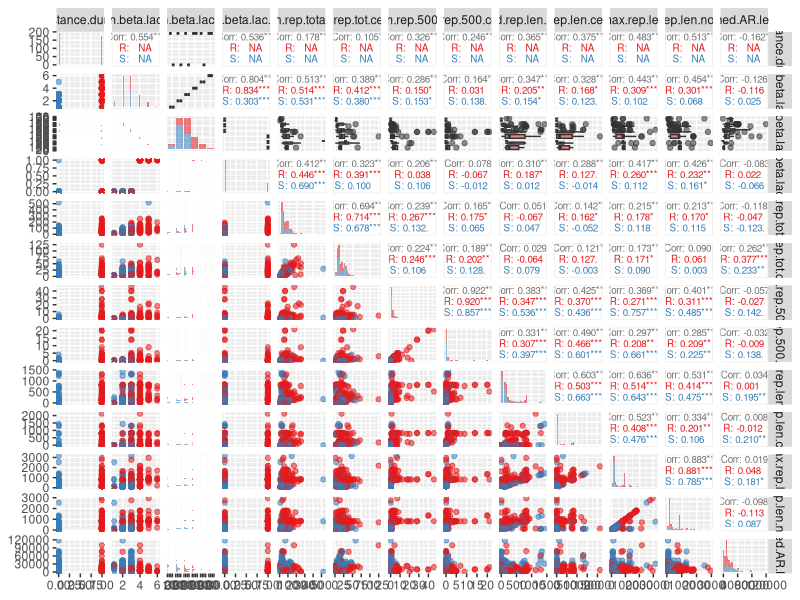

Here is the R script that generated this plot: (Note: this script raises an error after producing the figure.)
## ---- chunk 1
knitr::opts_chunk$set(fig.width = 10, fig.height = 5, message = F, warning = F, cache = T)
library(tidyverse)
library(caret)
library(car)
library(GGally)
## ---- chunk 2
feat_amp <- read_csv("tables/features_amp_strain.csv")
feat_amp <- rename(feat_amp, n.plasmids="n_plasmids") %>% relocate(n.plasmids, .before="n.rep.total")

# create dummy from original target
feat_amp$resistance.dummy <- ifelse(feat_amp$resistance=="R", 1, 0)
feat_amp <- relocate(feat_amp, resistance.dummy, .before="n.beta.lac")

# BL counts as an ordered factor
feat_amp$n.beta.lac.f <- factor(feat_amp$n.beta.lac, ordered = T, levels = c(1,2,3,4,5,6))
feat_amp <- relocate(feat_amp, n.beta.lac.f, .before="n.plasmids")

# resistance as factor
feat_amp$resistance <- as.factor(feat_amp$resistance)

# BL counted as binary > 3
feat_amp$n.beta.lac.3 <- ifelse(feat_amp$n.beta.lac > 3, 1, 0)
feat_amp <- relocate(feat_amp, n.beta.lac.3, .before="n.plasmids")

feat_amp
## ---- chunk 3
# use GGally

ggpairs(feat_amp, 
        columns=c(4,5,6,7,9,10,15,16,22,23,25,27,28), 
        aes(color=resistance, alpha=0.2, dotsize=0.02), 
        upper = list(continuous = wrap("cor", size = 2.5)),
        diag=list(continuous ="barDiag"))+
  scale_color_brewer(palette = "Set1")+
  scale_fill_brewer(palette = "Set1")
## ---- chunk 4
feat_selected <- feat_amp %>% select(c(resistance, n.beta.lac.3, n.plasmids, med.rep.len, med.tot.rep.len, max.rep.len, n.rep.total, med.AR.len.cen))

# NAs in `med.tot.rep.len` and in `med.AR.len.cen` should be replaced with 0s
feat_selected$med.tot.rep.len <- ifelse(is.na(feat_selected$med.tot.rep.len), 0, feat_selected$med.tot.rep.len)
feat_selected$med.AR.len.cen <- ifelse(is.na(feat_selected$med.AR.len.cen), 0, feat_selected$med.AR.len.cen)

summary(feat_selected)
## ---- chunk 5
set.seed(100)

inTrain <- createDataPartition(y = feat_selected$resistance, p=0.7, list=FALSE)


training <- feat_selected[inTrain,]
testing <- feat_selected[-inTrain,]
## ---- chunk 6
fitControl_roc <- trainControl(## 5-fold CV
                           method = "repeatedcv",
                           number = 5,
                           ## repeated ten times
                           repeats = 10, 
                           allowParallel = T,
                           classProbs = T,
                           summaryFunction = twoClassSummary)

fitControl_acc <- trainControl(## 5-fold CV
                           method = "repeatedcv",
                           number = 5,
                           ## repeated ten times
                           repeats = 10, 
                           allowParallel = T)
## ---- chunk 7
set.seed(100)

Fit1 <- train(resistance ~ n.beta.lac.3 + med.AR.len.cen + max.rep.len, data = training, 
                 method = "regLogistic", 
                 trControl = fitControl_roc,
                 verbose = FALSE,
                 metric="ROC")
Fit1
## ---- chunk 8
Fit1$finalModel$W
## ---- chunk 9
set.seed(100)

Fit1_acc <- train(resistance ~ n.beta.lac.3 + med.AR.len.cen + max.rep.len, data = training, 
                 method = "regLogistic", 
                 trControl = fitControl_acc,
                 verbose = FALSE,
                 metric="Accuracy")
Fit1_acc
## ---- chunk 10
Fit1_acc$finalModel$W
## ---- chunk 11

predClasses <- predict(Fit1, newdata=testing)

confusionMatrix(data = predClasses, 
                reference = testing$resistance,
                mode="everything",
                positive="R")
## ---- chunk 12

predClasses_acc <- predict(Fit1_acc, newdata=testing)

confusionMatrix(data = predClasses_acc, 
                reference = testing$resistance,
                mode="everything",
                positive="R")
## ---- chunk 13
feat_amp <- select(feat_amp, -c(strain, AB, resistance.dummy))

skimr::skim_to_wide(feat_amp)
## ---- chunk 14
# make it by hand
feat_amp$n.rep.tot.cen <- ifelse(is.na(feat_amp$n.rep.tot.cen), 0, feat_amp$n.rep.tot.cen)

feat_amp$n.rep.tot.non.cen <- ifelse(is.na(feat_amp$n.rep.tot.non.cen), 0, feat_amp$n.rep.tot.non.cen)

feat_amp$med.tot.rep.len <- ifelse(is.na(feat_amp$med.tot.rep.len), 0, feat_amp$med.tot.rep.len)

feat_amp$med.AR.len.cen <- ifelse(is.na(feat_amp$med.AR.len.cen), 0, feat_amp$med.AR.len.cen)

feat_amp$ampC.med.tot.rep.len <- ifelse(is.na(feat_amp$ampC.med.tot.rep.len), 0, feat_amp$ampC.med.tot.rep.len)
## ---- chunk 15
# exclude resistance, n.beta.lac.3, n.beta.lac.f
feat_amp_proc <- feat_amp[, c(2, 5:36)]

descrCor <- cor(feat_amp_proc)
summary(descrCor[upper.tri(descrCor)])
## ---- chunk 16
highlyCorDescr <- findCorrelation(descrCor, cutoff = .75)

feat_amp_proc <- feat_amp_proc[,-highlyCorDescr]

# check new correlations
descrCor2 <- cor(feat_amp_proc)
summary(descrCor2[upper.tri(descrCor2)])
## ---- chunk 17
feat_amp_proc$n.beta.lac.3 <- feat_amp$n.beta.lac.3

feat_amp_proc$resistance <- feat_amp$resistance
## ---- chunk 18
set.seed(101)

inTrain <- createDataPartition(feat_amp_proc$resistance, p=0.8, list=FALSE)


training <- feat_amp_proc[inTrain,]
testing <- feat_amp_proc[-inTrain,]
## ---- chunk 19
featurePlot(x = training[, 1:20], 
            y = training$resistance, 
            plot = "box",
            strip=strip.custom(par.strip.text=list(cex=.7)),
            scales = list(x = list(relation="free"), 
                          y = list(relation="free")))
## ---- chunk 20
featurePlot(x = training[, 1:20], 
            y = training$resistance, 
            plot = "density",
            strip=strip.custom(par.strip.text=list(cex=.7)),
            scales = list(x = list(relation="free"), 
                          y = list(relation="free")))
## ---- chunk 21
set.seed(100)

# fitControl is ROC optimized

Fit2 <- train(resistance ~ ., data = training[, c(2:22)], 
                 method = "regLogistic", 
                 trControl = fitControl_roc,
                 verbose = FALSE,
                 metric="ROC")
Fit2
## ---- chunk 22

predClasses <- predict(Fit2, newdata=testing)

confusionMatrix(data = predClasses, 
                reference = testing$resistance,
                mode="everything",
                positive="R")
## ---- chunk 23
set.seed(100)
options(warn=-1)

subsets <- c(1:5, 10, 15, 21)

ctrl <- rfeControl(functions = rfFuncs,
                   method = "repeatedcv",
                   repeats = 5,
                   verbose = FALSE,
                   allowParallel = T)

# training[, 2:21] - 2:21 because I want to exclude n.beta.lac and leave only its binary counterpart n.beta.lac.3
lmProfile <- rfe(x=training[, 2:21], y=training$resistance,
                 sizes = subsets,
                 rfeControl = ctrl)

lmProfile
## ---- chunk 24
training_top5 <- select(training, c(resistance, n.beta.lac.3, max.rep.len.non.cen, med.AR.len.100, n.rep.100.non.cen, med.AR.len.non.cen.100))

testing_top5 <- select(testing, c(resistance, n.beta.lac.3, max.rep.len.non.cen, med.AR.len.100, n.rep.100.non.cen, med.AR.len.non.cen.100))
## ---- chunk 25
# I use fitControl_roc from earlier

set.seed(100)

Fit3 <- train(resistance ~ ., data = training_top5, 
                 method = "regLogistic", 
                 trControl = fitControl_roc,
                 verbose = FALSE,
                 metric="ROC")
Fit3
## ---- chunk 26

predClasses <- predict(Fit3, newdata=testing_top5)

confusionMatrix(data = predClasses, 
                reference = testing_top5$resistance,
                mode="everything",
                positive="R")
## ---- chunk 27
training_top15 <- select(training, resistance, lmProfile$optVariables)

testing_top15 <- select(testing, resistance, lmProfile$optVariables)
## ---- chunk 28
# I use fitControl_roc from earlier

set.seed(100)

Fit4 <- train(resistance ~ ., data = training_top15, 
                 method = "regLogistic", 
                 trControl = fitControl_roc,
                 verbose = FALSE,
                 metric="ROC")
Fit4
## ---- chunk 29

predClasses <- predict(Fit4, newdata=testing_top15)

confusionMatrix(data = predClasses, 
                reference = testing_top15$resistance,
                mode="everything",
                positive="R")
## ---- chunk 30
#FitRF <- train(resistance ~ ., data=training_top5, method='rf', tuneLength=5, trControl = fitControl)
set.seed(100)

FitRF <- train(resistance ~ ., data = training[, c(2:22)], 
                 method = "rf", 
                 trControl = fitControl_roc,
                 verbose = FALSE,
                 metric="ROC")

FitRF
## ---- chunk 31
predClasses <- predict(FitRF, newdata=testing)

confusionMatrix(data = predClasses, 
                reference = testing$resistance,
                mode="everything",
                positive="R")
## ---- chunk 32
set.seed(100)

FitSVM <- train(resistance ~ ., data = training[, c(2:22)], 
                 method = "svmRadial", 
                 trControl = fitControl_roc,
                 verbose = FALSE,
                 metric="ROC")

FitSVM

## ---- chunk 33
predClasses <- predict(FitSVM, newdata=testing)

confusionMatrix(data = predClasses, 
                reference = testing$resistance,
                mode="everything",
                positive="R")
## ---- chunk 34
set.seed(100)

fit_xgbDART <- train(resistance ~ ., data = training[, c(2:22)], 
                 method = "xgbDART", 
                 trControl = fitControl_roc,
                 verbose = FALSE,
                 metric="ROC",
                 verbosity=0)
fit_xgbDART
## ---- chunk 35
filter(fit_xgbDART$results, nrounds == 150, max_depth == 1, eta == 0.4, gamma == 0, subsample == 1, colsample_bytree == 0.6, rate_drop == 0.01, skip_drop == 0.95, min_child_weight == 1)
## ---- chunk 36
predClasses <- predict(fit_xgbDART, newdata=testing)

confusionMatrix(data = predClasses, 
                reference = testing$resistance,
                mode="everything",
                positive="R")
## ---- chunk 37
trctrl <- trainControl(method = "cv", number = 5)

# Takes a long to time to run in kaggle
#tune_grid <- expand.grid(nrounds=c(100,200,300,400), 
#                         max_depth = c(3:7),
#                         eta = c(0.05, 1),
#                         gamma = c(0.01),
#                         colsample_bytree = c(0.75),
#                         subsample = c(0.50),
#                         min_child_weight = c(0))

# Tested the above setting in local machine
tune_grid <- expand.grid(nrounds = 200,
                        max_depth = 5,
                        eta = 0.05,
                        gamma = 0.01,
                        colsample_bytree = 0.75,
                        min_child_weight = 0,
                        subsample = 0.5)

fit_xgbTree <- train(resistance ~., data = training[2:22], method = "xgbTree",
                trControl=fitControl_roc,
                tuneGrid = tune_grid,
                tuneLength = 10,
                metric="ROC")

fit_xgbTree
## ---- chunk 38
models_compare <- resamples(list(RLR1=Fit2, RLR2=Fit3, RF=FitRF, SVM=FitSVM, XGB.DART=fit_xgbDART, XGB.Tree=fit_xgbTree))

summary(models_compare)
## ---- chunk 39
scales <- list(x=list(relation="free"), y=list(relation="free"))
bwplot(models_compare, scales=scales)
## ---- chunk 40
dotplot(models_compare, scales=scales)
## ---- chunk 41
imp_vars_rf <- varImp(FitRF)

plot(imp_vars_rf, main="Variable Importance with RF")
## ---- chunk 42
imp_vars_xgb <- varImp(fit_xgbDART)

plot(imp_vars_xgb, main="Variable Importance with XGB")
## ---- chunk 43
save.image(f="/home/andrei/Data/HeteroR/notebooks/modelling.RData")
